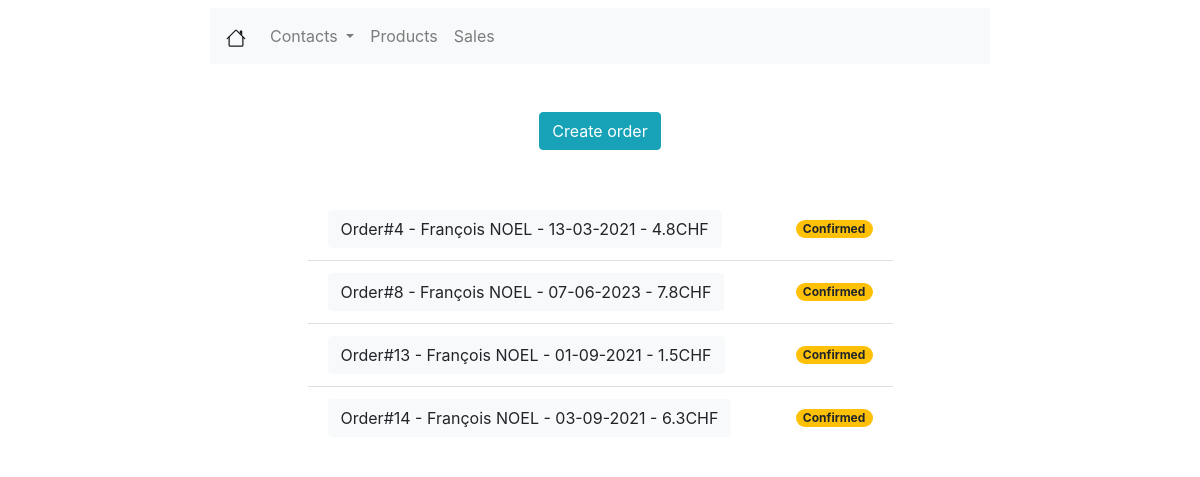
/sales/, run on an earlier commit of the app's database.
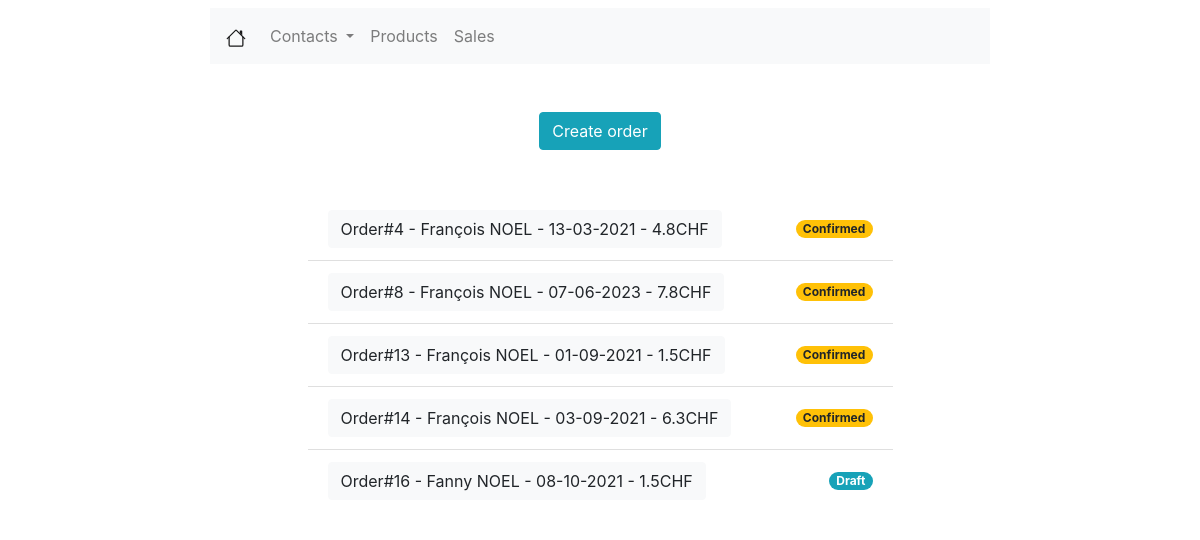
And on a later commit of the database.
### sale/models.py (models this page shows, shortened)
class SaleOrder(models.Model):
    ORDER_STATE = (
        ('DR', 'Draft'),
        ('PG', 'Pending'),
        ('CF', 'Confirmed'),
        ('CC', 'Canceled')
    )
    create_at = models.DateTimeField(auto_now_add=True)
    updated_at = models.DateTimeField(auto_now=True)
    name = models.CharField(max_length=100)
    partner_id = models.ForeignKey(Contact, on_delete=models.CASCADE, null=False, verbose_name='Customer')
    validity_date = models.DateField(verbose_name="Validity date", blank=True, null=True)
    order_state = models.CharField(verbose_name="Etat de la commande", max_length=10, choices=ORDER_STATE, default='DR')
    @property
    def state_color(self):
        if self.order_state == 'DR':
            return "badge-info"
        elif self.order_state == 'PG':
            return "badge-secondary"
        elif self.order_state == 'CF':
            return "badge-warning"
        elif self.order_state == 'CC':
            return "badge-danger"

### sale/views.py (the view)
# urls.py: path('', views.SaleOrderIndexView.as_view(), name='sales'),
class SaleOrderIndexView(generic.ListView):
    template_name = 'sale/sale_listview.html'
    context_object_name = 'sales_list'
    queryset = SaleOrder.objects.all()

### sale/templates/sale/sale_listview.html
{% extends 'viewlist/viewlist.html' %}
{% block viewlist %}
    <div class="row mx-auto mt-5 justify-content-center">
        <form class="form-inline">
            <a class="btn btn-info" href="{% url 'create_sale' %}" role="button">Create order</a>
        </form>
    </div>
    <div class="row mx-auto mt-5 justify-content-center">
        {% if sales_list %}
            <ul class="list-group list-group-flush w-50">
                {% for sale in sales_list %}
                    <li class="list-group-item d-flex justify-content-between align-items-center">
                        <a class="btn btn-light" href="{% url 'sale_detail' sale.id %}"
                           role="button">{{ sale.name }}</a>
                        <span class="badge {{ sale.state_color }} badge-pill">{{ sale.get_order_state_display }}</span>
                    </li>
                {% endfor %}
            </ul>
        {% else %}
            <p>There are no order yet</p>
        {% endif %}
    </div>
{% endblock %}

What changed in the data, as far as the page shows it:
added SaleOrder: name "Order#16 - Fanny NOEL - 08-10-2021 - 1.5CHF", order_state "Draft"
